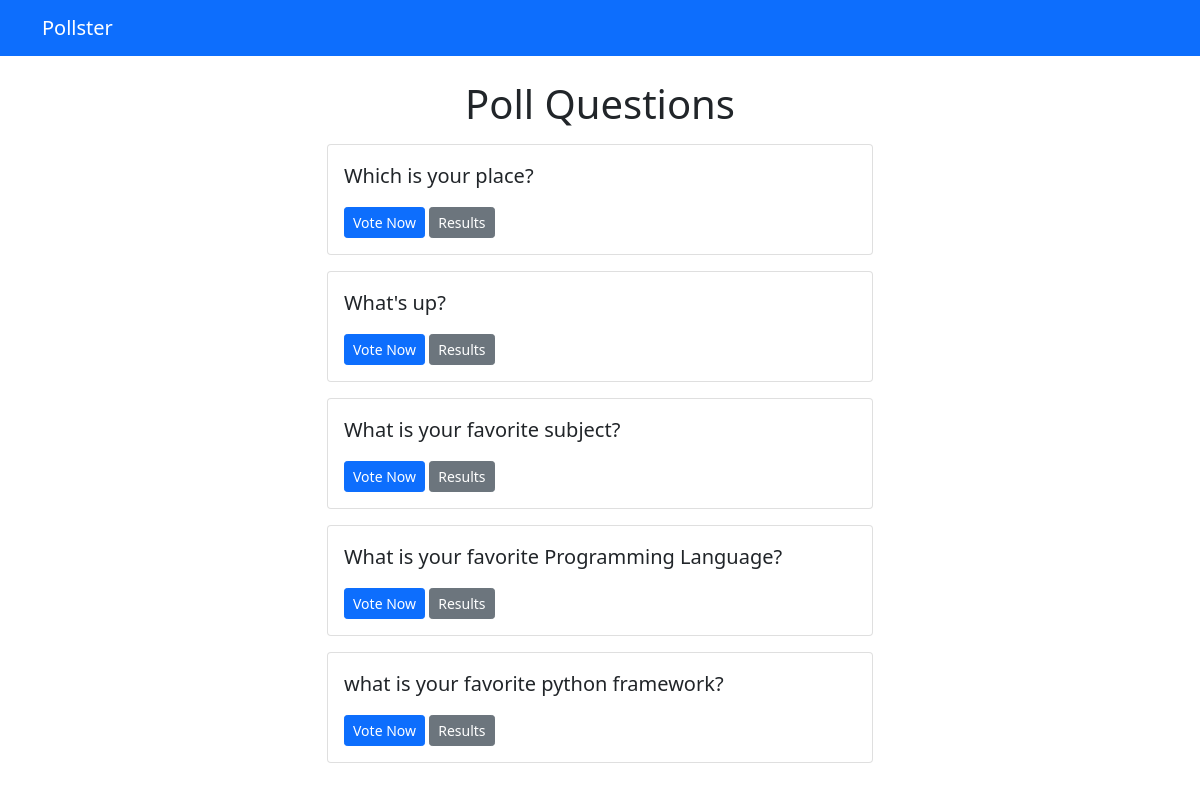
Screenshot of /polls/ with the database file from the repository.
### polls/models.py (models this page shows, shortened)
class Question(models.Model):
    question_text = models.CharField(max_length=200) #primary_key
    pub_date = models.DateTimeField('date published')

### polls/views.py (the view)
# urls.py: path('', views.index,name='index'),
def index(request):
    latest_question_list = Question.objects.order_by('-pub_date')[:5]
    context = {'latest_question_list': latest_question_list}
    return render(request, 'polls/index.html', context)

### polls/templates/polls/index.html
{% extends 'base.html' %}
{% block content %}
    <h1 class="text-center mb-3">Poll Questions</h1>
    {% if latest_question_list %}
        {% for question in latest_question_list %}
            <div class="card mb-3">
                <div class="card-body">
                    <p class="lead">{{ question.question_text }}</p>
                    <a href="{% url 'polls:detail' question.id %}" class="btn btn-primary btn-sm">Vote Now</a>
                    <a href="{% url 'polls:results' question.id %}" class="btn btn-secondary btn-sm">Results</a>
                </div>
            </div>
        {% endfor %}
    {% else %}
        <p>No polls are available.</p>
    {% endif %}
{% endblock %}

### rows the page displays
Question: question_text "Which is your place?"
Question: question_text "What's up?"
Question: question_text "What is your favorite subject?"
Question: question_text "What is your favorite Programming Language?"
Question: question_text "what is your favorite python framework?"
